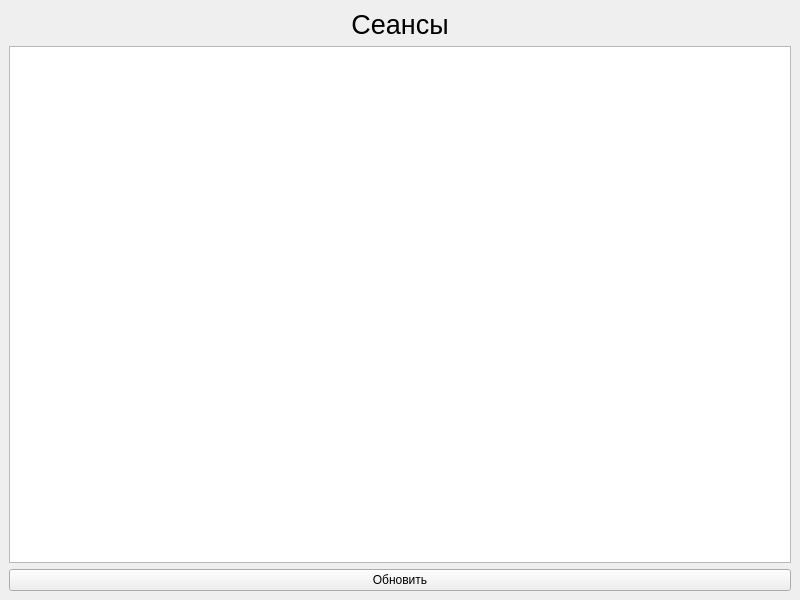
<?xml version="1.0" encoding="UTF-8"?>
<ui version="4.0">
 <class>SwimmingSessionWindow</class>
 <widget class="QMainWindow" name="SwimmingSessionWindow">
  <property name="geometry">
   <rect>
    <x>0</x>
    <y>0</y>
    <width>800</width>
    <height>600</height>
   </rect>
  </property>
  <property name="windowTitle">
   <string>Сеансы</string>
  </property>
  <widget class="QWidget" name="centralwidget">
   <layout class="QVBoxLayout" name="verticalLayout">
    <item>
     <widget class="QLabel" name="label">
      <property name="font">
       <font>
        <pointsize>20</pointsize>
       </font>
      </property>
      <property name="text">
       <string>Сеансы</string>
      </property>
      <property name="alignment">
       <set>Qt::AlignCenter</set>
      </property>
     </widget>
    </item>
    <item>
     <widget class="QTableWidget" name="tableSwimmingSession"/>
    </item>
    <item>
     <widget class="QPushButton" name="btnUpdate">
      <property name="text">
       <string>Обновить</string>
      </property>
     </widget>
    </item>
   </layout>
  </widget>
 </widget>
 <resources/>
 <connections/>
</ui>
